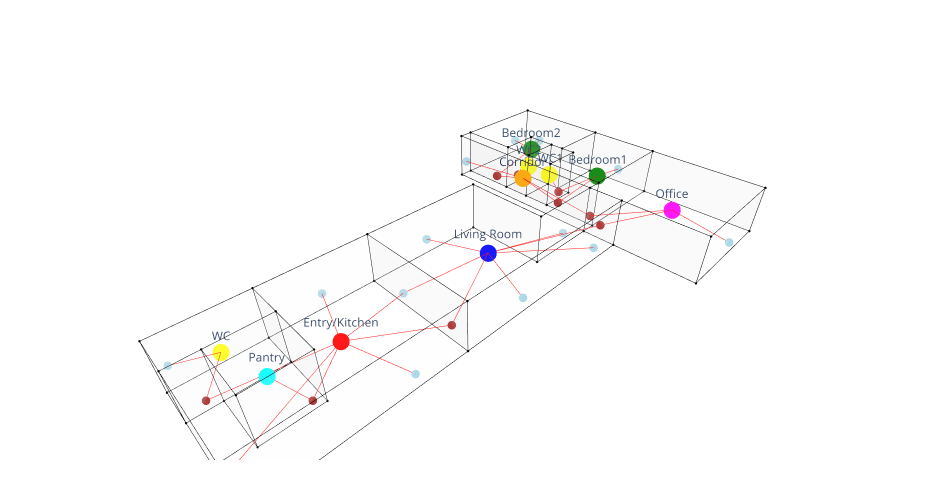

Notebook cell for this chart:
### Code cell
fig = Topology.Show(
    g, house,
    vertexSizeKey="vertex_size",
    vertexColorKey="colour",
    vertexLabelKey="room_name",
    showVertexLabel=True,
    edgeWidthKey="width",
    edgeColorKey="color",
    faceColorKey="colour",
    opacityKey="__none__",
    faceOpacity=0.10,
    showEdges=True,
    backgroundColor="white",
    renderer=renderer
)
if fig:
    fig.write_html("Images/04_aperture_graph.html")

### Figure 1 — Plotly figure (JSON) as saved in the notebook; plotly's stock layout.template omitted (floating-point values rounded to 4 significant figures; data arrays with more than 128 entries replaced by an {"elided": "..."} marker saying what was removed)
{"data": [{"hoverinfo": "text", "hovertext": [], "legendgroup": "6", "legendrank": 6, "line": {"color": "#FF0000", "dash": "solid", "width": 1}, "marker": {"color": "#FF0000", "size": 0.25, "symbol": "circle"}, "mode": "markers+lines", "name": "1: Untitled Graph (Edges)", "showlegend": false, "text": [], "type": "scatter3d", "x": [87, 87.01, null, 87, 75.01, null, 87, 76.51, null, 76.5, 78.01, null, 76.5, 78.01, null, 76.5, 76.51, null, 76.5, 76.51, null, 89.04, 78.01, null, 89.04, 82.01, null, 89.04, 99.01, null, 50.48, 67.51, null, 50.48, 35.01, null, 50.48, 47.51, null, 50.48, 47.51, null, 50.48, 75.01, null, 50.48, 35.01, null, 50.48, 67.51, null, 20.33, 13.11, null, 10, 13.11, null, 89.77, 94.51, null, 20.33, 35.01, null, 20.33, 35.01, null, 82, 82.01, null, 20.33, 25.01, null, 20.33, 0.01, null, 20.33, 25.01, null, 20.33, 3.11, null, 89.77, 82.01, null, 7.5, 1.51, null, 7.5, 3.11, null, 89.77, 78.01, null, 89.77, 99.01, null, 82, 82.01, null], "y": [-5, -16.99, null, -5, 3.51, null, -5, 7.01, null, 25, 34.11, null, 25, 16.11, null, 25, 43.01, null, 25, 7.01, null, 14.01, 16.11, null, 14.01, 19.01, null, 14.01, 14.51, null, 10.73, 7.01, null, 10.73, 15.38, null, 10.73, 0.01, null, 10.73, 24.01, null, 10.73, 3.51, null, 10.73, 3.51, null, 10.73, 0.01, null, 10.59, 7.01, null, 12, 7.01, null, 33.67, 43.01, null, 10.59, 15.38, null, 10.59, 3.51, null, 28, 31.01, null, 10.59, 24.01, null, 10.59, 3.51, null, 10.59, 0.01, null, 10.59, 17.01, null, 33.67, 31.01, null, 20.5, 24.01, null, 20.5, 17.01, null, 33.67, 34.11, null, 33.67, 38.51, null, 22, 19.01, null], "z": [5, 3.01, null, 5, 3.01, null, 5, 3.01, null, 5, 1.76, null, 5, 1.76, null, 5, 3.01, null, 5, 3.01, null, 5, 1.76, null, 5, 1.76, null, 5, 3.01, null, 5, 3.01, null, 5, 2.26, null, 5, 3.01, null, 5, 3.01, null, 5, 3.01, null, 5, 3.01, null, 5, 3.01, null, 5, 1.76, null, 5, 1.76, null, 5, 3.01, null, 5, 2.26, null, 5, 3.01, null, 5, 1.76, null, 5, 3.01, null, 5, 3.01, null, 5, 3.01, null, 5, 1.76, null, 5, 1.76, null, 5, 4.26, null, 5, 1.76, null, 5, 1.76, null, 5, 3.01, null, 5, 1.76, null]}, {"customdata": ["Office", "Corridor", "Bedroom1", "Living Room", " ", " ", " ", "Pantry", " ", " ", " ", " ", " ", " ", " ", "WC2", "Entry/Kitchen", " ", " ", " ", " ", "WC", "Bedroom2", " ", " ", "WC1", " ", " ", " ", " ", " ", " ", " "], "hoverinfo": "text", "hovertemplate": ["Click Office", "Click Corridor", "Click Bedroom1", "Click Living Room", "Click  ", "Click  ", "Click  ", "Click Pantry", "Click  ", "Click  ", "Click  ", "Click  ", "Click  ", "Click  ", "Click  ", "Click WC2", "Click Entry/Kitchen", "Click  ", "Click  ", "Click  ", "Click  ", "Click WC", "Click Bedroom2", "Click  ", "Click  ", "Click WC1", "Click  ", "Click  ", "Click  ", "Click  ", "Click  ", "Click  ", "Click  "], "hovertext": ["Office", "Corridor", "Bedroom1", "Living Room", " ", " ", " ", "Pantry", " ", " ", " ", " ", " ", " ", " ", "WC2", "Entry/Kitchen", " ", " ", " ", " ", "WC", "Bedroom2", " ", " ", "WC1", " ", " ", " ", " ", " ", " ", " "], "legendgroup": "5", "legendrank": 5, "marker": {"color": ["#FF00FF", "#FFA500", "#008000", "#0000FF", "#ADD8E6", "#A52A2A", "#ADD8E6", "#00FFFF", "#ADD8E6", "#ADD8E6", "#ADD8E6", "#A52A2A", "#A52A2A", "#ADD8E6", "#A52A2A", "#FFFF00", "#FF0000", "#A52A2A", "#ADD8E6", "#ADD8E6", "#A52A2A", "#FFFF00", "#008000", "#A52A2A", "#ADD8E6", "#FFFF00", "#ADD8E6", "#A52A2A", "#A52A2A", "#ADD8E6", "#ADD8E6", "#A52A2A", "#ADD8E6"], "line": {"width": 0}, "opacity": 1, "size": [20, 20, 20, 20, 10, 10, 10, 20, 10, 10, 10, 10, 10, 10, 10, 20, 20, 10, 10, 10, 10, 20, 20, 10, 10, 20, 10, 10, 10, 10, 10, 10, 10], "sizemode": "diameter", "symbol": "circle"}, "mode": "markers+text", "name": "1: Untitled Graph (Vertices)", "showlegend": false, "text": ["Office", "Corridor", "Bedroom1", "Living Room", " ", " ", " ", "Pantry", " ", " ", " ", " ", " ", " ", " ", "WC2", "Entry/Kitchen", " ", " ", " ", " ", "WC", "Bedroom2", " ", " ", "WC1", " ", " ", " ", " ", " ", " ", " "], "type": "scatter3d", "x": [87, 76.5, 89.04, 50.48, 67.51, 13.11, 94.51, 10, 47.51, 47.51, 35.01, 76.51, 78.01, 76.51, 35.01, 82, 20.33, 82.01, 87.01, 67.51, 75.01, 7.5, 89.77, 78.01, 99.01, 82, 99.01, 82.01, 3.11, 1.51, 25.01, 0.01, 25.01], "y": [-5, 25, 14.01, 10.73, 7.01, 7.01, 43.01, 12, 24.01, 0.01, 15.38, 7.01, 16.11, 43.01, 3.51, 28, 10.59, 31.01, -16.99, 0.01, 3.51, 20.5, 33.67, 34.11, 14.51, 22, 38.51, 19.01, 17.01, 24.01, 0.01, 3.51, 24.01], "z": [5, 5, 5, 5, 3.01, 1.76, 3.01, 5, 3.01, 3.01, 2.26, 3.01, 1.76, 3.01, 3.01, 5, 5, 1.76, 3.01, 3.01, 3.01, 5, 5, 1.76, 3.01, 5, 3.01, 1.76, 1.76, 4.26, 3.01, 3.01, 3.01]}, {"customdata": [" ", " ", " ", " ", " ", " ", " ", " ", " ", " ", " ", " ", " ", " ", " ", " ", " ", " ", " ", " ", " ", " ", " ", " ", " ", " ", " ", " ", " ", " ", " ", " ", " ", " ", " ", " ", " ", " ", " ", " ", " ", " ", " ", " ", " ", " ", " ", " ", " ", " ", " ", " ", " ", " ", " ", " ", " ", " "], "hoverinfo": "text", "hovertemplate": ["Click  ", "Click  ", "Click  ", "Click  ", "Click  ", "Click  ", "Click  ", "Click  ", "Click  ", "Click  ", "Click  ", "Click  ", "Click  ", "Click  ", "Click  ", "Click  ", "Click  ", "Click  ", "Click  ", "Click  ", "Click  ", "Click  ", "Click  ", "Click  ", "Click  ", "Click  ", "Click  ", "Click  ", "Click  ", "Click  ", "Click  ", "Click  ", "Click  ", "Click  ", "Click  ", "Click  ", "Click  ", "Click  ", "Click  ", "Click  ", "Click  ", "Click  ", "Click  ", "Click  ", "Click  ", "Click  ", "Click  ", "Click  ", "Click  ", "Click  ", "Click  ", "Click  ", "Click  ", "Click  ", "Click  ", "Click  ", "Click  ", "Click  "], "hovertext": [" ", " ", " ", " ", " ", " ", " ", " ", " ", " ", " ", " ", " ", " ", " ", " ", " ", " ", " ", " ", " ", " ", " ", " ", " ", " ", " ", " ", " ", " ", " ", " ", " ", " ", " ", " ", " ", " ", " ", " ", " ", " ", " ", " ", " ", " ", " ", " ", " ", " ", " ", " ", " ", " ", " ", " ", " ", " "], "legendgroup": "1", "legendrank": 1, "marker": {"color": ["#000000", "#000000", "#000000", "#000000", "#000000", "#000000", "#000000", "#000000", "#000000", "#000000", "#000000", "#000000", "#000000", "#000000", "#000000", "#000000", "#000000", "#000000", "#000000", "#000000", "#000000", "#000000", "#000000", "#000000", "#000000", "#000000", "#000000", "#000000", "#000000", "#000000", "#000000", "#000000", "#000000", "#000000", "#000000", "#000000", "#000000", "#000000", "#000000", "#000000", "#000000", "#000000", "#000000", "#000000", "#000000", "#000000", "#000000", "#000000", "#000000", "#000000", "#000000", "#000000", "#000000", "#000000", "#000000", "#000000", "#000000", "#000000"], "line": {"width": 0}, "opacity": 1, "size": [2.8, 2.8, 2.8, 2.8, 2.8, 2.8, 2.8, 2.8, 2.8, 2.8, 2.8, 2.8, 2.8, 2.8, 2.8, 2.8, 2.8, 2.8, 2.8, 2.8, 2.8, 2.8, 2.8, 2.8, 2.8, 2.8, 2.8, 2.8, 2.8, 2.8, 2.8, 2.8, 2.8, 2.8, 2.8, 2.8, 2.8, 2.8, 2.8, 2.8, 2.8, 2.8, 2.8, 2.8, 2.8, 2.8, 2.8, 2.8, 2.8, 2.8, 2.8, 2.8, 2.8, 2.8, 2.8, 2.8, 2.8, 2.8], "sizemode": "diameter", "symbol": "circle"}, "mode": "markers+text", "name": "2: Untitled (Vertices)", "showlegend": false, "text": [" ", " ", " ", " ", " ", " ", " ", " ", " ", " ", " ", " ", " ", " ", " ", " ", " ", " ", " ", " ", " ", " ", " ", " ", " ", " ", " ", " ", " ", " ", " ", " ", " ", " ", " ", " ", " ", " ", " ", " ", " ", " ", " ", " ", " ", " ", " ", " ", " ", " ", " ", " ", " ", " ", " ", " ", " ", " "], "type": "scatter3d", "x": [75, 75, 78, 78, 99, 99, 75, 99, 75, 99, 75, 75, 78, 75, 78, 78, 78, 78, 75, 78, 78, 78, 86, 86, 99, 86, 86, 99, 35, 35, 60, 60, 35, 35, 60, 60, 86, 86, 86, 86, 99, 99, 0, 5, 5, 15, 15, 15, 0, 5, 0, 5, 15, 15, 15, 0, 0, 0], "y": [7, 7, 7, 7, 7, 7, -17, -17, 0, -17, -17, 0, 43, 43, 19, 25, 31, 43, 43, 19, 25, 31, 19, 22, 22, 19, 22, 22, 0, 24, 24, 7, 0, 24, 24, 7, 25, 25, 31, 31, 43, 43, 17, 17, 7, 7, 17, 24, 0, 17, 17, 7, 7, 17, 24, 0, 24, 24], "z": [0, 10, 0, 10, 0, 10, 10, 10, 10, 0, 0, 0, 10, 10, 10, 10, 10, 0, 0, 0, 0, 0, 0, 0, 0, 10, 10, 10, 0, 0, 0, 0, 10, 10, 10, 10, 10, 0, 0, 10, 0, 10, 0, 0, 0, 0, 0, 0, 0, 10, 10, 10, 10, 10, 10, 10, 10, 0]}, {"hoverinfo": "text", "hovertext": [], "legendgroup": "2", "legendrank": 2, "line": {"color": "#000000", "dash": "solid", "width": 1}, "marker": {"color": "#000000", "size": 0.25, "symbol": "circle"}, "mode": "markers+lines", "name": "2: Untitled (Edges)", "showlegend": false, "text": [], "type": "scatter3d", "x": {"elided": "315 int values"}, "y": {"elided": "315 int values"}, "z": {"elided": "315 int values"}}, {"cmax": 1, "cmin": 0, "color": "#FAFAFA", "colorscale": [[0, "#440154"], [0.1111, "#482878"], [0.2222, "#3e4989"], [0.3333, "#31688e"], [0.4444, "#26828e"], [0.5556, "#1f9e89"], [0.6667, "#35b779"], [0.7778, "#6ece58"], [0.8889, "#b5de2b"], [1, "#fde725"]], "facecolor": {"elided": "154 str values"}, "flatshading": true, "hoverinfo": "text", "hovertext": {"elided": "154 str values"}, "i": {"elided": "154 int values"}, "j": {"elided": "154 int values"}, "k": {"elided": "154 int values"}, "legendgroup": "3", "legendrank": 3, "lighting": {"facenormalsepsilon": 0}, "name": "2: Untitled (Faces)", "opacity": 0.1, "showlegend": false, "showscale": false, "text": {"elided": "154 str values"}, "type": "mesh3d", "x": [78, 75, 75, 78, 99, 99, 99, 75, 75, 99, 75, 75, 78, 78, 75, 78, 78, 78, 75, 78, 78, 78, 86, 99, 86, 86, 86, 99, 60, 35, 35, 60, 35, 35, 60, 60, 86, 86, 86, 86, 99, 99, 0, 15, 15, 5, 15, 0, 5, 5, 0, 5, 15, 15, 15, 0, 0, 0], "y": [7, 7, 7, 7, 7, 7, -17, 0, -17, -17, 0, -17, 19, 43, 43, 31, 25, 43, 43, 19, 25, 31, 19, 22, 22, 19, 22, 22, 7, 0, 24, 24, 0, 24, 24, 7, 25, 25, 31, 31, 43, 43, 0, 7, 17, 7, 24, 17, 17, 17, 17, 7, 7, 17, 24, 0, 24, 24], "z": [10, 0, 10, 0, 10, 0, 10, 10, 10, 0, 0, 0, 10, 10, 10, 10, 10, 0, 0, 0, 0, 0, 0, 0, 0, 10, 10, 10, 0, 0, 0, 0, 10, 10, 10, 10, 0, 10, 0, 10, 0, 10, 0, 0, 0, 0, 0, 0, 0, 10, 10, 10, 10, 10, 10, 10, 10, 0]}], "layout": {"autosize": true, "height": 500, "margin": {"b": 40, "l": 40, "r": 40, "t": 40}, "paper_bgcolor": "#FFFFFF", "plot_bgcolor": "#FFFFFF", "scene": {"aspectmode": "data", "camera": {"center": {"x": 0, "y": 0, "z": 0}, "eye": {"x": -1.25, "y": -1.25, "z": 1.25}, "projection": {"type": "perspective"}, "up": {"x": 0, "y": 0, "z": 1}}, "xaxis": {"visible": false}, "yaxis": {"visible": false}, "zaxis": {"visible": false}}, "showlegend": true, "width": 950, "xaxis": {"showgrid": false, "visible": false, "zeroline": false}, "yaxis": {"showgrid": false, "visible": false, "zeroline": false}}}
